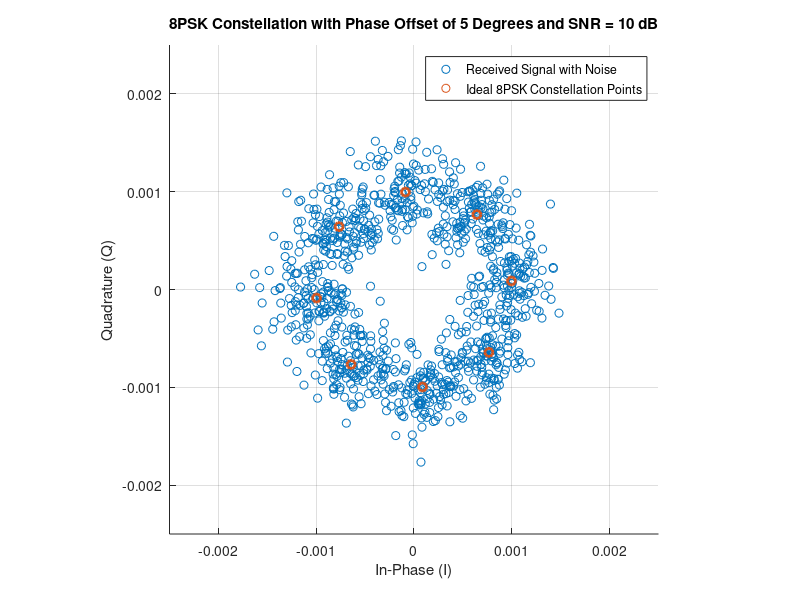

Recreate this plot in MATLAB.
% Parameters setup
M = 8;                      % Number of 8PSK symbols (modulation order)
num_symbols = 1000;         % Number of symbols to simulate
SNR_dBs = 10;               % SNR in dB for noise addition
phase_offset_deg = 5;       % Phase offset in degrees
phase_offset_rad = deg2rad(phase_offset_deg); % Convert phase offset to radians
scale_factor = 1e-3;        % Scaling factor to fit the constellation within axis limits

% Carrier and sampling settings
fc = 1e3;                   % Carrier frequency (1 kHz)
fs = 1e4;                   % Sampling frequency (10 times the carrier frequency)
t = (0:num_symbols-1) / fs; % Time vector for symbol simulation

% Generate ideal 8PSK constellation points (including phase offset and scaling)
constellation_points = scale_factor * exp(1i * ((0:M-1) * 2*pi/M + phase_offset_rad)); 

% SNR and noise setup
SNR = 10^(SNR_dBs / 10);                % Convert SNR from dB to linear scale
noise_var = 1 / (2 * SNR);              % Calculate noise variance (assuming unit energy per symbol)

% Generate random transmitted data
data = randi([0 M-1], 1, num_symbols);  % Random symbol indices

% Map symbols to constellation points
tx_signal = constellation_points(data + 1); % Transmitted ideal symbols

% Create modulated I/Q signals for each symbol
I_mod = real(tx_signal) .* cos(2*pi*fc*t); % In-phase (I) component
Q_mod = imag(tx_signal) .* sin(2*pi*fc*t); % Quadrature (Q) component

% Combine I/Q for overall modulated signal
tx_modulated_signal = I_mod + Q_mod;    % Complete transmitted waveform

% Add Gaussian noise to each symbol (AWGN)
noise = sqrt(noise_var) * scale_factor * (randn(1, num_symbols) + 1i * randn(1, num_symbols));

% Simulate received signal (after noise)
rx_signal = tx_signal + noise;

% Plot the noisy received constellation vs. the ideal points
figure;
scatter(real(rx_signal), imag(rx_signal), 'r+');                        % Noisy received symbols
hold on;
scatter(real(constellation_points), imag(constellation_points), 'go', 'LineWidth', 2); % Ideal constellation
title(sprintf('8PSK Constellation with Phase Offset of %d Degrees and SNR = %d dB', phase_offset_deg, SNR_dBs));
xlabel('In-Phase (I)');
ylabel('Quadrature (Q)');

% Adjust plot to focus on relevant area (tight axis)
axis equal;
xlim([-0.0025 0.0025]);
ylim([-0.0025 0.0025]);
grid on;
legend('Received Signal with Noise', 'Ideal 8PSK Constellation Points');
